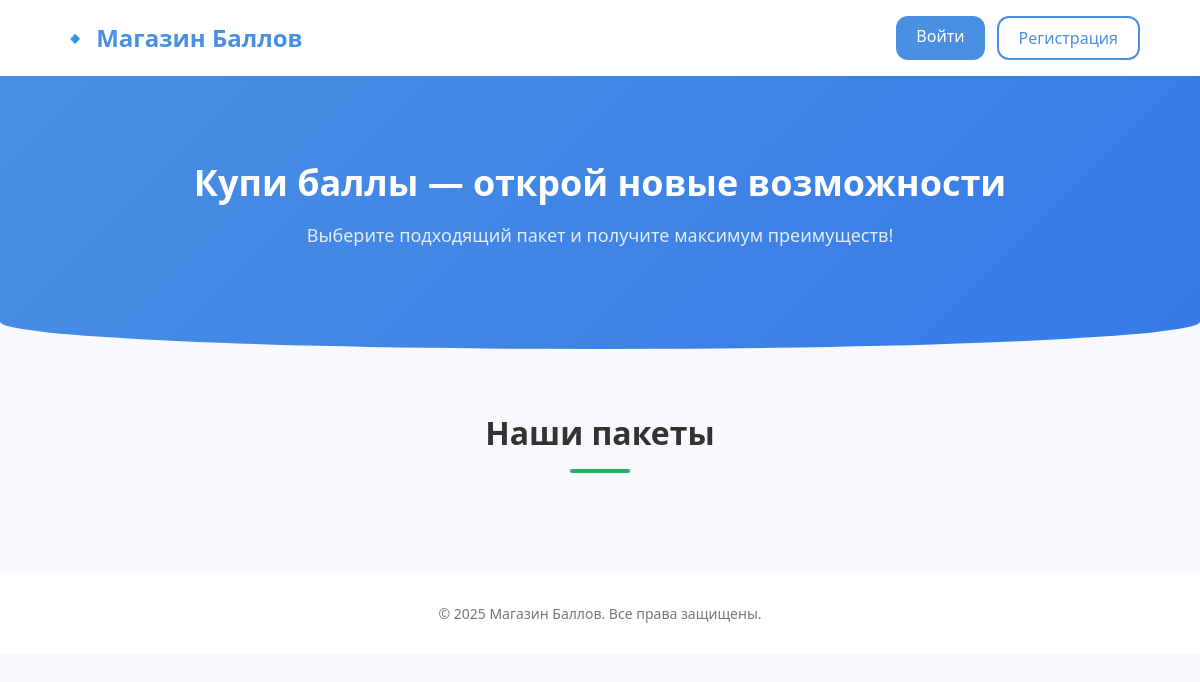
The page /store/ on the database as committed earlier.
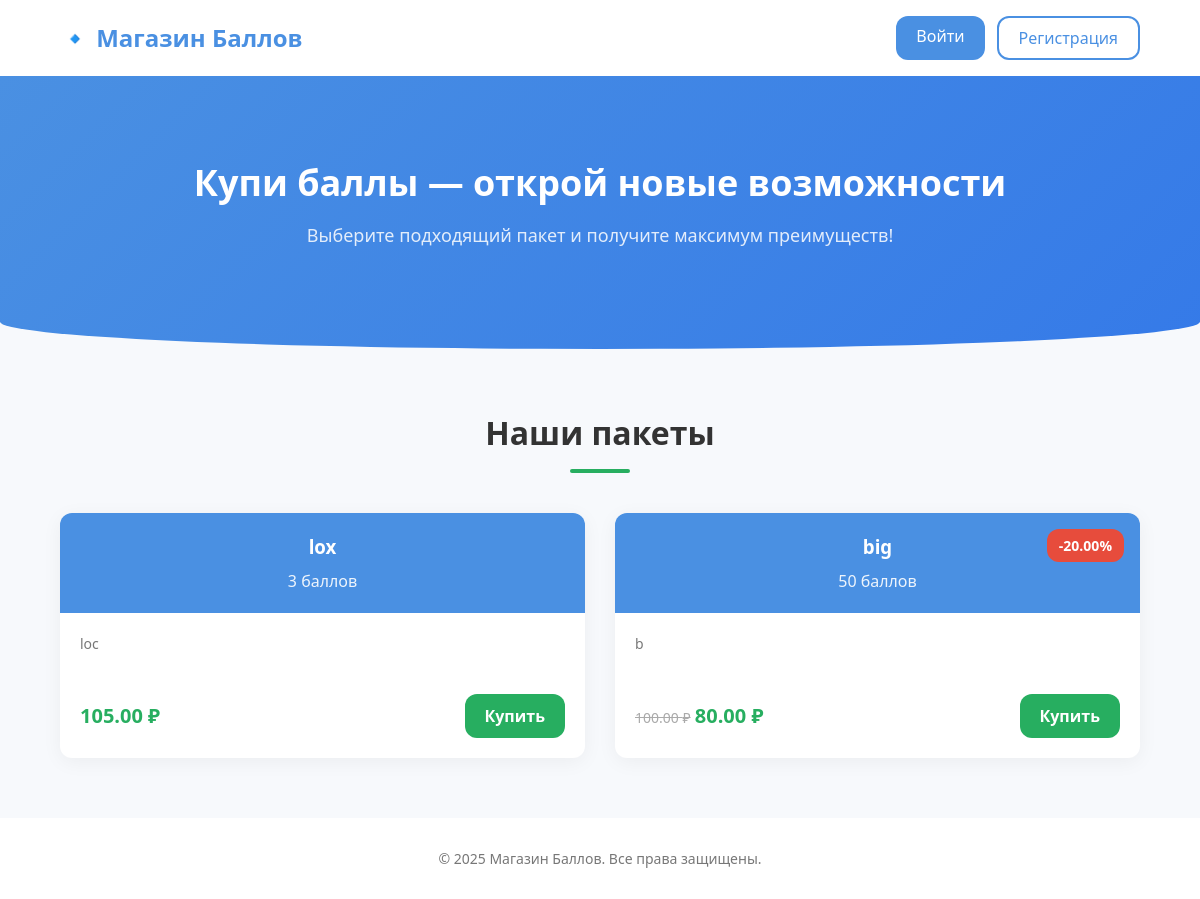
The same page on the database as committed later.
### store/models.py (models this page shows, shortened)
class Package(models.Model):
    name = models.CharField(max_length=100, verbose_name="Название пакета")
    slug = models.SlugField(max_length=100)
    description = models.TextField(verbose_name="Описание")
    points = models.PositiveIntegerField(verbose_name="Количество баллов")
    price = models.DecimalField(max_digits=8, decimal_places=2, verbose_name="Цена (₽)")
    discount = models.DecimalField(default=0.00, max_digits=4, decimal_places=2)
    class Meta:
        ordering = ['points']
    def get_absolute_url(self):
        return reverse('store:package_detail', args = [self.slug])
    def sell_price(self):
        if self.discount:
            return round(self.price - self.price * self.discount / 100, 2)
        return self.price

### store/views.py (the view)
# urls.py: path('', store_view, name = 'store'),
def store_view(request):
    packages = Package.objects.all()
    balance = None
    if request.user.is_authenticated:
        info, _ = AdditionalInfo.objects.get_or_create(user_id=request.user.id)
        balance = info.balance
    return render(request, 'store/store.html', {
        'packages': packages,
        'balance': balance,
    })

### store/templates/store/store.html (shortened to what this page needs)
{% load static %}
<!DOCTYPE html>
<html lang="ru">
<head>
  <link rel="stylesheet" href="{% static 'css/store.css' %}">
</head>
<body>
<header class="site-header">
  <div class="container header-inner">
    <div class="logo">🔹 Магазин Баллов</div>
    <div class="auth-buttons">
      {% if user.is_authenticated %}
        <form action="{% url 'logout' %}" method="post" class="logout-form">
            {% csrf_token %}
            <button type="submit" class="btn outlined">Выйти</button>
        </form>
        <span class="balance">Баланс: {{ balance }} баллов</span>
      {% else %}
        <a href="{% url 'login' %}?next={{ request.path }}" class="btn primary">Войти</a>
        <a href="{% url 'auth' %}" class="btn outlined">Регистрация</a>
      {% endif %}
    </div>
  </div>
</header>
<section class="hero">
  <div class="container">
    <h1>Купи баллы — открой новые возможности</h1>
    <p>Выберите подходящий пакет и получите максимум преимуществ!</p>
  </div>
</section>
<main class="packages-section">
  <div class="container">
    <div class="section-title">
      <h2>Наши пакеты</h2>
      <div class="underline"></div>
    </div>
    <div class="packages-grid">
      {% for package in packages %}
        <div class="package-card">
          {% if package.discount %}
            <div class="badge">‑{{ package.discount }}%</div>
          {% endif %}
          <div class="card-header">
            <h3>{{ package.name }}</h3>
            <div class="points">{{ package.points }} баллов</div>
          </div>
          <div class="card-body">
            <p>{{ package.description }}</p>
          </div>
          <div class="card-footer">
            <div class="price-block">
              {% if package.discount %}
                <span class="old-price">{{ package.price }} ₽</span>
              {% endif %}
              <span class="new-price">{{ package.sell_price }} ₽</span>
            </div>
            <a href="{{ package.get_absolute_url }}" class="btn btn-buy">Купить</a>
          </div>
        </div>
      {% endfor %}
    </div>
  </div>
</main>
<footer class="site-footer">
  <div class="container">
    <p>© 2025 Магазин Баллов. Все права защищены.</p>
  </div>
</footer>
</body>
</html>

### store/static/css/store.css (style rules this page uses)
:root { --primary: #4a90e2; --primary-dark: #357ae8; --accent: #27ae60; --danger: #e74c3c; --bg: #f7f9fc; --card-bg: #ffffff; --text: #333333; --muted: #777777; --radius: 12px; --transition: 0.3s ease; }
* { box-sizing: border-box; margin: 0; padding: 0; }
body { font-family: 'Segoe UI', sans-serif; background: var(--bg); color: var(--text); line-height: 1.5; }
.container { width: 90%; max-width: 1200px; margin: 0 auto; }
.site-header { background: #fff; box-shadow: 0 2px 8px rgba(0, 0, 0, 0.05); }
.header-inner { display: flex; align-items: center; padding: 16px 0; }
.logo { font-size: 24px; font-weight: bold; color: var(--primary); }
.auth-buttons { margin-left: auto; display: flex; gap: 12px; }
.btn { display: inline-block; text-decoration: none; padding: 8px 20px; border-radius: var(--radius); font-weight: 500; line-height: 1.5; transition: background var(--transition), color var(--transition), border var(--transition), opacity var(--transition); }
.btn.outlined { background: transparent; border: 2px solid var(--primary); color: var(--primary); }
.btn.primary { background: var(--primary); color: #fff; }
.btn-buy { background: var(--accent); color: #fff; padding: 10px 20px; font-weight: 600; }
.hero { background: linear-gradient(135deg, var(--primary), var(--primary-dark)); color: #fff; text-align: center; padding: 80px 0 100px; border-bottom-left-radius: 50% 10%; border-bottom-right-radius: 50% 10%; }
.hero h1 { font-size: 36px; margin-bottom: 12px; }
.hero p { font-size: 18px; opacity: 0.85; }
.packages-section { padding: 60px 0; }
.section-title { text-align: center; margin-bottom: 40px; }
.section-title h2 { font-size: 32px; display: inline-block; position: relative; }
.underline { width: 60px; height: 4px; background: var(--accent); margin: 12px auto 0; border-radius: 2px; }
.packages-grid { display: grid; grid-template-columns: repeat(auto-fit, minmax(280px, 1fr)); gap: 30px; }
.package-card { position: relative; background: var(--card-bg); border-radius: var(--radius); overflow: hidden; box-shadow: 0 4px 20px rgba(0, 0, 0, 0.05); display: flex; flex-direction: column; transition: transform var(--transition), box-shadow var(--transition); }
.badge { position: absolute; top: 16px; right: 16px; background: var(--danger); color: #fff; padding: 6px 12px; border-radius: var(--radius); font-size: 14px; font-weight: bold; }
.card-header { background: var(--primary); color: #fff; padding: 20px; text-align: center; }
.card-header h3 { margin-bottom: 8px; }
.points { font-size: 16px; opacity: 0.9; }
.card-body { padding: 20px; flex-grow: 1; font-size: 14px; color: var(--muted); }
.card-footer { padding: 20px; display: flex; align-items: center; justify-content: space-between; gap: 12px; }
.old-price { text-decoration: line-through; color: #aaa; font-size: 14px; }
.new-price { font-size: 20px; font-weight: bold; color: var(--accent); }
.site-footer { background: #fff; padding: 30px 0; text-align: center; font-size: 14px; color: var(--muted); }

Rows that differ between the two databases and show on the page:
added Package: name "lox", points "3", description "loc", sell_price "105.00"
added Package: discount "20.00", name "big", points "50", description "b", price "100.00", sell_price "80.00"
